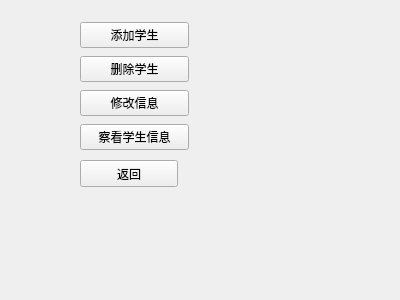
<?xml version="1.0" encoding="UTF-8"?>
<ui version="4.0">
 <class>admin</class>
 <widget class="QWidget" name="admin">
  <property name="geometry">
   <rect>
    <x>0</x>
    <y>0</y>
    <width>400</width>
    <height>300</height>
   </rect>
  </property>
  <property name="windowTitle">
   <string>Form</string>
  </property>
  <widget class="QPushButton" name="pushButton_5">
   <property name="geometry">
    <rect>
     <x>80</x>
     <y>160</y>
     <width>98</width>
     <height>27</height>
    </rect>
   </property>
   <property name="text">
    <string>返回</string>
   </property>
  </widget>
  <widget class="QWidget" name="">
   <property name="geometry">
    <rect>
     <x>80</x>
     <y>20</y>
     <width>109</width>
     <height>132</height>
    </rect>
   </property>
   <layout class="QVBoxLayout" name="verticalLayout">
    <item>
     <widget class="QPushButton" name="pushButton">
      <property name="text">
       <string>添加学生</string>
      </property>
     </widget>
    </item>
    <item>
     <widget class="QPushButton" name="pushButton_2">
      <property name="text">
       <string>删除学生</string>
      </property>
     </widget>
    </item>
    <item>
     <widget class="QPushButton" name="pushButton_3">
      <property name="text">
       <string>修改信息</string>
      </property>
     </widget>
    </item>
    <item>
     <widget class="QPushButton" name="pushButton_4">
      <property name="text">
       <string>察看学生信息</string>
      </property>
     </widget>
    </item>
   </layout>
  </widget>
 </widget>
 <resources/>
 <connections/>
</ui>
